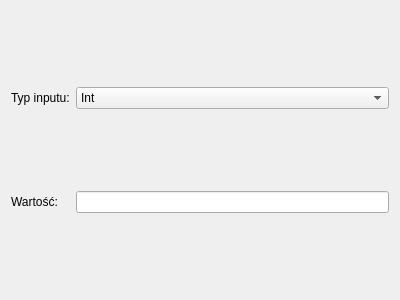
<?xml version="1.0" encoding="UTF-8"?>
<ui version="4.0">
 <class>InputParamWidget</class>
 <widget class="QWidget" name="InputParamWidget">
  <property name="geometry">
   <rect>
    <x>0</x>
    <y>0</y>
    <width>400</width>
    <height>300</height>
   </rect>
  </property>
  <property name="windowTitle">
   <string>Form</string>
  </property>
  <layout class="QGridLayout" name="gridLayout">
   <item row="1" column="0">
    <widget class="QLabel" name="label_2">
     <property name="text">
      <string>Wartość:</string>
     </property>
    </widget>
   </item>
   <item row="0" column="1">
    <widget class="QComboBox" name="comboBox">
     <item>
      <property name="text">
       <string>Int</string>
      </property>
     </item>
     <item>
      <property name="text">
       <string>Double</string>
      </property>
     </item>
     <item>
      <property name="text">
       <string>String</string>
      </property>
     </item>
     <item>
      <property name="text">
       <string>Bool</string>
      </property>
     </item>
    </widget>
   </item>
   <item row="0" column="0">
    <widget class="QLabel" name="label">
     <property name="text">
      <string>Typ inputu:</string>
     </property>
    </widget>
   </item>
   <item row="1" column="1">
    <widget class="QLineEdit" name="lineEdit"/>
   </item>
  </layout>
 </widget>
 <resources/>
 <connections/>
</ui>
